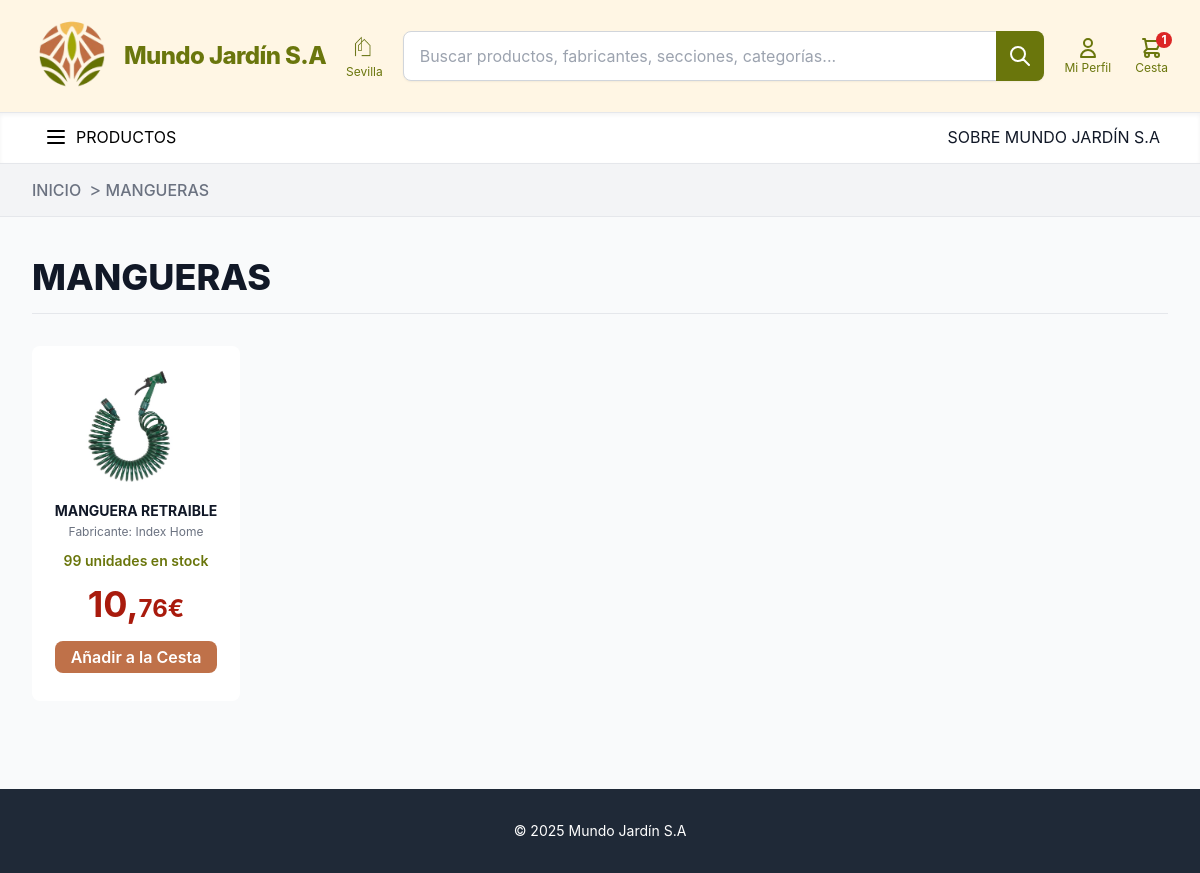
Screenshot of /subcategorias/MANGUERAS/ (signed in) with the database file from the repository.
### home/models.py (models this page shows, shortened)
class Producto(models.Model):
    nombre= models.CharField(max_length=200)
    descripcion= models.TextField()
    departamento= models.CharField(max_length=200)
    seccion=models.CharField(max_length=50, choices=Seccion.choices)
    fabricante=models.CharField(max_length=200)
    categoria=models.CharField(max_length=50, choices=Categoria.choices)
    precio= models.DecimalField(max_digits=10, decimal_places=2)
    stock=models.IntegerField(default=0)
    imagen= models.ImageField(upload_to='', blank=True, null=True)
    esta_agotado= models.BooleanField(default=False)
    esta_destacado= models.BooleanField(default=False)
    orden = models.PositiveIntegerField(default=0, blank=False, null=False)
    class Meta:
        ordering = ['orden']

### home/views.py (the view)
# urls.py: path('', views.index, name='adminpanel_index'),
def index(request, categoria=None):
    productos_a_mostrar = Producto.objects.all()
    categoria_valor = None
    template_name = 'index.html'
    if categoria:
        categoria_valor = categoria.upper()
        productos_a_mostrar = productos_a_mostrar.filter(categoria=categoria_valor)
        template_name = 'catalogo.html'
        categoria_valor = categoria_valor.replace('_', ' ')
    else:
        productos_a_mostrar = Producto.objects.filter(esta_destacado=True)
    for producto in productos_a_mostrar:
        producto.euros = int(producto.precio)
        producto.centavos = int((producto.precio - producto.euros) * 100)
    contexto = {
        'productos_destacados': productos_a_mostrar,
        'categoria_actual': categoria_valor,
    }
    return render(request, template_name, contexto)

### home/context_processors.py (called while the page is built)
def productos_en_cesta(request):
    total_items = 0
    if request.user.is_authenticated:
        try:
            cesta = CestaCompra.objects.get(usuario_cliente__usuario=request.user)
        except CestaCompra.DoesNotExist:
            cesta = None
    else:
        session_id = request.session.get("cesta_id")
        cesta = CestaCompra.objects.filter(session_id=session_id).first() if session_id else None
    if cesta:
        total_items = sum(item.cantidad for item in cesta.items.all())
    return {'total_items_cesta': total_items}

### home/templates/catalogo.html (shortened to what this page needs)
{% extends "base.html" %}
{% block breadcrumbs %}
    <li>
        <span class="text-lg text-gray-500">></span>
        <span class="text- font-medium text-gray-500 hover:text-[#bf7149]">
            {{ categoria_actual }}
        </span>
    </li>
{% endblock breadcrumbs %}
{% block content %}
{% load static %}
<main class="py-10">
    <div class="max-w-7xl mx-auto px-4 sm:px-6 lg:px-8">
        <h1 class="text-4xl font-extrabold text-gray-900 mb-4">
            {{ categoria_actual }}
        </h1>
        <hr class="mb-8">
        {% if productos_destacados %}
            <div class="grid grid-cols-2 sm:grid-cols-3 md:grid-cols-4 lg:grid-cols-5 gap-6 xl:gap-8">
                {% for producto in productos_destacados %}
                    <a href="{% url 'detalle_producto' pk=producto.pk %}"
                       class="block bg-white rounded-lg p-3 flex flex-col items-center justify-between transition duration-300 ease-in-out transform hover:shadow-hard-halo hover:scale-[1.02]">
                        <div>
                           {% if producto.imagen %}
    <div class="relative w-full h-32 mb-4 flex justify-center items-center">
        <img src="{{ producto.imagen.url }}" alt="Imagen de {{ producto.nombre }}"
             class="max-h-full max-w-full object-contain mix-blend-multiply">
    </div>
{% endif %}
                        </div>
                        <div class="w-full text-center flex-grow flex flex-col justify-end">
                            <h4 class="text-sm font-bold uppercase text-gray-900 leading-tight mb-1 line-clamp-2">
                                {{ producto.nombre|upper }}
                            </h4>
                            <p class="text-xs text-gray-500 mb-2">
                                Fabricante: {{ producto.fabricante }}
                            </p>
                            <div class="mb-3">
                                {% if producto.stock > 0 %}
                                    <span class="text-sm font-semibold text-[#6a760c]">
                                        {{ producto.stock }} unidades en stock
                                    </span>
                                {% else %}
                                    <span class="text-sm font-semibold text-red-600">
                                        Sin stock
                                    </span>
                                {% endif %}
                            </div>
                            <span class="text-4xl font-bold mb-4 text-[#A91B0D]">
                            {{ producto.euros }},<span class="text-2xl">{{ producto.centavos|stringformat:"02d" }}€</span>
                            </span>
                        </div>
                        {% if not user.is_authenticated or not user.is_staff %}
                        {% if producto.stock > 0 %}
                        <form class="add-to-cart-form" data-product-id="{{ producto.id }}">
                            <button type="submit"
                                class="px-4 mb-4 py-1 bg-[#bf7149] text-white font-semibold rounded-lg
                                    hover:bg-yellow-600 transition duration-300">
                                Añadir a la Cesta
                            </button>
                        </form>
                        {% endif %}
                         {% endif %}
                    </a>
                    {% endfor %}
            </div>
        {% else %}
            <div class="p-6 bg-[#f9fdf2] border-l-4 border-[#bf7149] text-[#bf7149] rounded-lg">
                <p class="font-semibold">¡Lo sentimos!</p>
                <p>Actualmente no hay productos disponibles en esta subcategoría.</p>
            </div>
        {% endif %}
    </div>
</main>
{% endblock content %}

### home/templates/base.html (style rules this page uses)
body { font-family: 'Inter', sans-serif; }

### rows the page displays
Producto: categoria "MANGUERAS", imagen (picture), nombre "MANGUERA RETRAIBLE", fabricante "Index Home", stock "99", euros "10", centavos "76"

### other values shown
{{ total_items_cesta }} "1"
